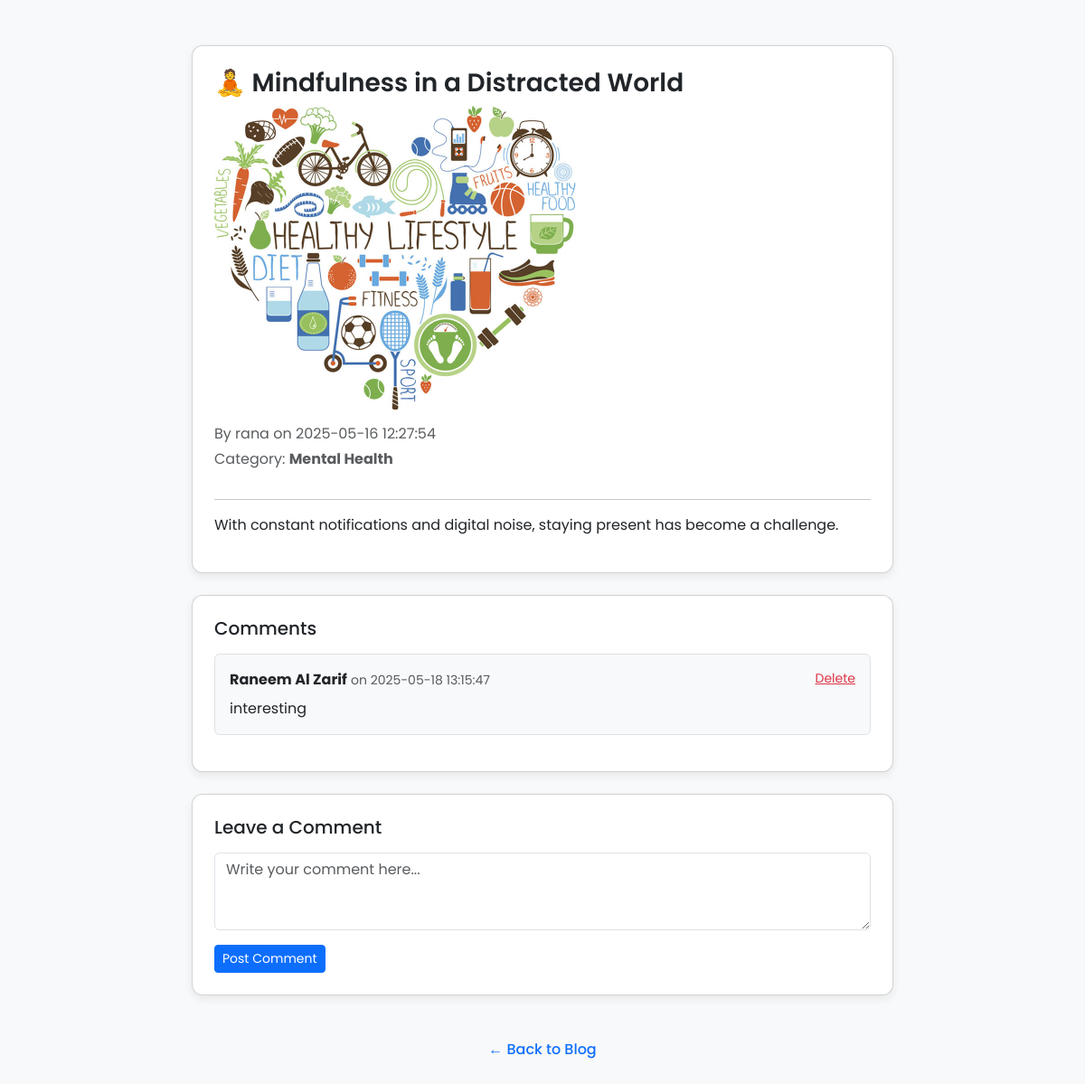
Page /view_post.php?id=29 (signed in) on the committed database.
### tables this page shows
CREATE TABLE `posts` (
  `id` int(11) NOT NULL,
  `title` varchar(255) NOT NULL,
  `content` text NOT NULL,
  `author_id` int(11) NOT NULL,
  `created_at` timestamp NOT NULL DEFAULT current_timestamp(),
  `category_id` int(11) DEFAULT NULL,
  `image` varchar(255) DEFAULT NULL
);

CREATE TABLE `users` (
  `id` int(11) NOT NULL,
  `username` varchar(50) NOT NULL,
  `password` varchar(255) NOT NULL,
  `reset_token` varchar(255) DEFAULT NULL,
  `token_expiry` datetime DEFAULT NULL,
  `email` varchar(255) NOT NULL,
  `is_admin` tinyint(1) NOT NULL DEFAULT 0,
  `is_active` tinyint(1) NOT NULL DEFAULT 1
);

CREATE TABLE `categories` (
  `id` int(11) NOT NULL,
  `name` varchar(100) NOT NULL
);

CREATE TABLE `comments` (
  `id` int(11) NOT NULL,
  `post_id` int(11) NOT NULL,
  `user_id` int(11) NOT NULL,
  `content` text NOT NULL,
  `created_at` datetime NOT NULL DEFAULT current_timestamp() ON UPDATE current_timestamp()
);

### view_post.php (the view, shortened to what this page needs)
<?php
require_once 'connection.php';
$post_id = isset($_GET['id']) ? (int) $_GET['id'] : 0;
$stmt = $conn->prepare("
    SELECT posts.title, posts.content, posts.created_at, posts.image, users.username, categories.name AS category
    FROM posts
    JOIN users ON posts.author_id = users.id
    LEFT JOIN categories ON posts.category_id = categories.id
    WHERE posts.id = ?
");
$stmt->bind_param("i", $post_id);
$stmt->execute();
$result = $stmt->get_result();
$post = $result->fetch_assoc();
?>
<!DOCTYPE html>
<html lang="en">
<head>
    <link href="https://cdn.jsdelivr.net/npm/bootstrap@5.3.3/dist/css/bootstrap.min.css" rel="stylesheet">
</head>
<body>
<div class="container">
    <div class="card p-4 mb-4">
        <h2 class="card-title"><?= htmlspecialchars($post['title']); ?></h2>
        <?php if (!empty($post['image']) && file_exists($post['image'])): ?>
            <img src="<?= htmlspecialchars($post['image']); ?>" alt="Post Image" class="post-image">
        <?php endif; ?>
        <p class="text-muted mb-1">
            By <?= htmlspecialchars($post['username']); ?>
            on <?= $post['created_at']; ?>
        </p>
        <p class="text-muted mb-3">
            Category: <strong><?= htmlspecialchars($post['category'] ?? 'Uncategorized'); ?></strong>
        </p>
        <hr>
        <p style="white-space: pre-wrap;"><?= nl2br(htmlspecialchars($post['content'])); ?></p>
    </div>
    <div class="card p-4 mb-4">
        <h5 class="mb-3">Comments</h5>
        <?php
        $cstmt = $conn->prepare("
            SELECT comments.id, comments.content, comments.created_at, users.username, users.id AS commenter_id
            FROM comments
            JOIN users ON comments.user_id = users.id
            WHERE comments.post_id = ?
            ORDER BY comments.created_at DESC
        ");
        $cstmt->bind_param("i", $post_id);
        $cstmt->execute();
        $comments = $cstmt->get_result();
        if ($comments->num_rows > 0):
            while ($comment = $comments->fetch_assoc()):
        ?>
            <div class="border rounded p-3 mb-3 bg-light">
                <div class="d-flex justify-content-between">
                    <div>
                        <strong><?= htmlspecialchars($comment['username']) ?></strong>
                        <span class="text-muted small">on <?= $comment['created_at'] ?></span>
                    </div>
                    <?php if (isset($_SESSION['user_id']) && $_SESSION['user_id'] == $comment['commenter_id']): ?>
                        <a href="delete_comment.php?id=<?= $comment['id'] ?>&post_id=<?= $post_id ?>" class="text-danger small">Delete</a>
                    <?php endif; ?>
                </div>
                <p class="mb-0 mt-2"><?= nl2br(htmlspecialchars($comment['content'])) ?></p>
            </div>
        <?php
            endwhile;
        else:
            echo "<p class='text-muted'>No comments yet.</p>";
        endif;
        ?>
    </div>
    <?php if (isset($_SESSION['user_id'])): ?>
        <div class="card p-4 mb-5">
            <h5 class="mb-3">Leave a Comment</h5>
            <form action="post_comment.php" method="post">
                <div class="mb-3">
                    <textarea name="content" class="form-control" rows="3" required placeholder="Write your comment here..."></textarea>
                </div>
                <button type="submit" class="btn btn-primary btn-sm">Post Comment</button>
            </form>
        </div>
    <?php else: ?>
        <div class="alert alert-info text-center">You must <a href="login.php">log in</a> to post a comment.</div>
    <?php endif; ?>
    <div class="text-center">
        <a href="index.php" class="back-link">&larr; Back to Blog</a>
    </div>
</div>
</body>
</html>

### view_post.php (style rules this page uses)
body { background-color: #f8f9fa; font-family: 'Poppins', sans-serif; }
.container { max-width: 800px; margin: 50px auto; }
.card { border-radius: 12px; box-shadow: 0 4px 10px rgba(0,0,0,0.07); background-color: #fff; }
.card-title { font-size: 1.75rem; font-weight: 600; }
.back-link { text-decoration: none; font-weight: 500; color: #0d6efd; }
.post-image { max-width: 400px; width: 100%; height: auto; border-radius: 8px; margin-bottom: 15px; }

### rows in the picture
posts: title "🧘 Mindfulness in a Distracted World", image (picture), author.username "rana", created_at "2025-05-16 12:27:54", category.name "Mental Health", content "With constant notifications and digital noise, staying present has become a challenge."
comments: user.username "Raneem Al Zarif", created_at "2025-05-18 13:15:47", content "interesting"
